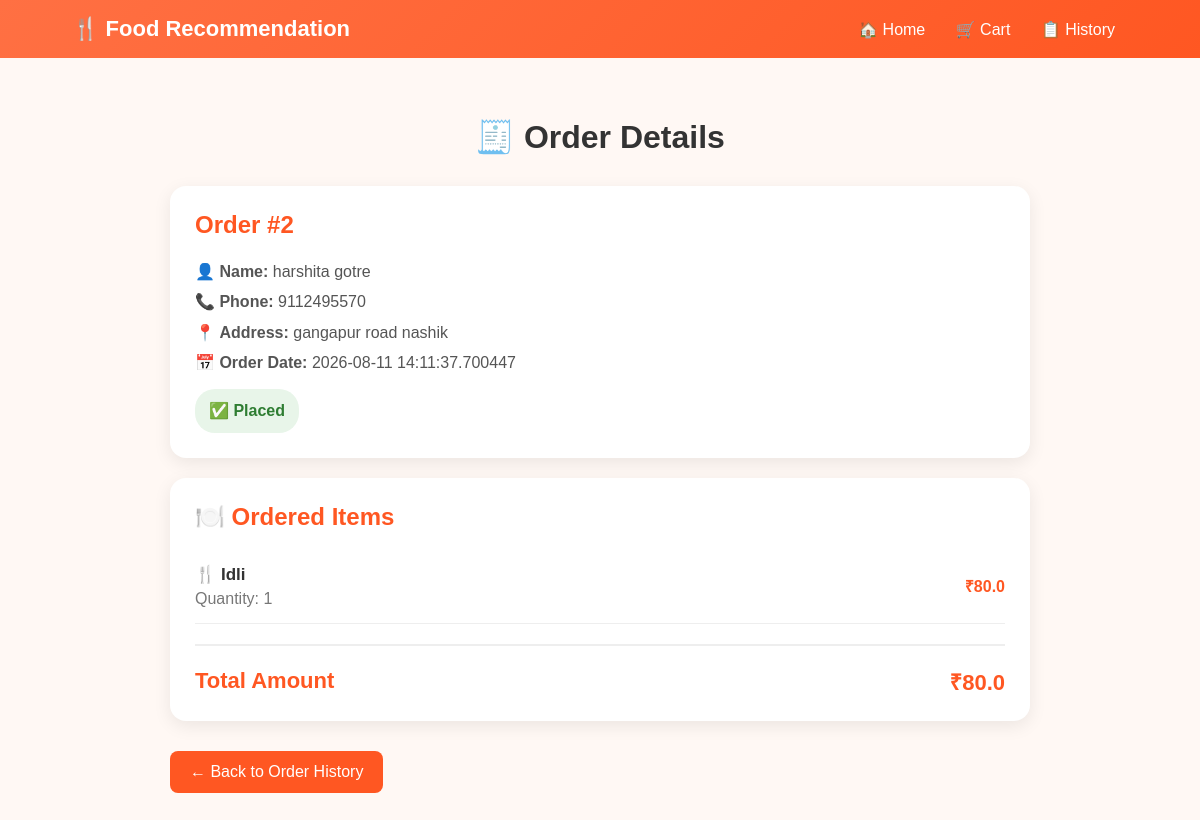
The app's page /order-details/2 (signed in) with its own data.
### models.py (models this page shows)
class Order(Base):
    __tablename__ = "orders"
    id = Column(
        Integer,
        primary_key=True,
        index=True
    )
    user_id = Column(
        Integer,
        ForeignKey("users.id"),
        nullable=False
    )
    full_name = Column(
        String,
        nullable=False
    )
    phone = Column(
        String,
        nullable=False
    )
    address = Column(
        String,
        nullable=False
    )
    total = Column(
        Float,
        nullable=False,
        default=0
    )
    status = Column(
        String,
        nullable=False,
        default="Placed"
    )
    order_date = Column(
        DateTime,
        default=datetime.utcnow
    )

class OrderItem(Base):
    __tablename__ = "order_items"
    id = Column(
        Integer,
        primary_key=True,
        index=True
    )
    order_id = Column(
        Integer,
        ForeignKey("orders.id"),
        nullable=False
    )
    food_name = Column(
        String,
        nullable=False
    )
    price = Column(
        Float,
        nullable=False,
        default=0
    )
    quantity = Column(
        Integer,
        nullable=False,
        default=1
    )

### main.py (the view)
@app.get("/order-details/{order_id}")
def order_details(
    request: Request,
    order_id: int
):
    username = request.session.get("username")
    if not username:
        return RedirectResponse(
            url="/login",
            status_code=303
        )
    db: Session = SessionLocal()
    try:
        user = db.query(User).filter(
            User.username == username
        ).first()
        if user is None:
            return RedirectResponse(
                url="/login",
                status_code=303
            )
        order = db.query(Order).filter(
            Order.id == order_id,
            Order.user_id == user.id
        ).first()
        if order is None:
            return RedirectResponse(
                url="/order-history",
                status_code=303
            )
        order_items = db.query(
            OrderItem
        ).filter(
            OrderItem.order_id == order.id
        ).all()
        return templates.TemplateResponse(
            request=request,
            name="order_details.html",
            context={
                "username": username,
                "order": order,
                "order_items": order_items
            }
        )
    finally:
        db.close()

### templates/order_details.html (shortened to what this page needs)
<!DOCTYPE html>
<html lang="en">
<head>
</head>
<body>
<nav>
    <div class="logo">
        🍴 Food Recommendation
    </div>
    <div>
        <a href="/">
            🏠 Home
        </a>
        <a href="/cart">
            🛒 Cart
        </a>
        <a href="/order-history">
            📋 History
        </a>
    </div>
</nav>
<div class="container">
    <h1>
        🧾 Order Details
    </h1>
    <div class="card">
        <h2>
            Order #{{ order.id }}
        </h2>
        <div class="info">
            <p>
                👤
                <strong>Name:</strong>
                {{ order.full_name }}
            </p>
            <p>
                📞
                <strong>Phone:</strong>
                {{ order.phone }}
            </p>
            <p>
                📍
                <strong>Address:</strong>
                {{ order.address }}
            </p>
            <p>
                📅
                <strong>Order Date:</strong>
                {{ order.order_date }}
            </p>
            <span class="status">
                ✅ {{ order.status }}
            </span>
        </div>
    </div>
    <div class="card">
        <h2>
            🍽️ Ordered Items
        </h2>
        {% if order_items %}
            {% for item in order_items %}
            <div class="food-item">
                <div>
                    <div class="food-name">
                        🍴 {{ item.food_name }}
                    </div>
                    <div class="quantity">
                        Quantity:
                        {{ item.quantity }}
                    </div>
                </div>
                <div class="item-price">
                    ₹{{ item.price * item.quantity }}
                </div>
            </div>
            {% endfor %}
        {% else %}
            <p>
                No items found for this order.
            </p>
        {% endif %}
        <div class="total-box">
            <span>
                Total Amount
            </span>
            <span>
                ₹{{ order.total }}
            </span>
        </div>
    </div>
    <a
        href="/order-history"
        class="back-btn"
    >
        ← Back to Order History
    </a>
</div>
</body>
</html>

### templates/order_details.html (style rules this page uses)
* { margin: 0; padding: 0; box-sizing: border-box; }
body { font-family: Arial, sans-serif; background: #fff8f4; color: #333; }
nav { background: linear-gradient( 135deg, #ff7043, #ff5722 ); color: white; padding: 16px 6%; display: flex; justify-content: space-between; align-items: center; flex-wrap: wrap; gap: 10px; }
.logo { font-size: 22px; font-weight: bold; }
nav a { color: white; text-decoration: none; padding: 9px 13px; border-radius: 8px; }
.container { max-width: 900px; margin: 40px auto; padding: 20px; }
h1 { text-align: center; margin-bottom: 30px; }
.card { background: white; padding: 25px; margin-bottom: 20px; border-radius: 16px; box-shadow: 0 5px 18px rgba(0,0,0,0.08); }
.card h2 { color: #ff5722; margin-bottom: 18px; }
.info { line-height: 1.9; color: #555; }
.status { display: inline-block; margin-top: 10px; padding: 7px 14px; background: #e8f5e9; color: #2e7d32; border-radius: 20px; font-weight: bold; }
.food-item { display: flex; justify-content: space-between; align-items: center; gap: 15px; padding: 15px 0; border-bottom: 1px solid #eee; }
.food-name { font-size: 17px; font-weight: bold; }
.quantity { color: #777; margin-top: 5px; }
.item-price { color: #ff5722; font-weight: bold; white-space: nowrap; }
.total-box { display: flex; justify-content: space-between; align-items: center; margin-top: 20px; padding-top: 20px; border-top: 2px solid #eee; font-size: 22px; font-weight: bold; color: #ff5722; }
.back-btn { display: inline-block; margin-top: 10px; padding: 12px 20px; background: #ff5722; color: white; text-decoration: none; border-radius: 8px; }

### records on screen
Order: id "2", full_name "harshita gotre", phone "9112495570", address "gangapur road nashik", order_date "2026-08-11 14:11:37.700447", status "Placed", total "80.0"
OrderItem: food_name "Idli", quantity "1", item.price*item.quantity "80.0"
